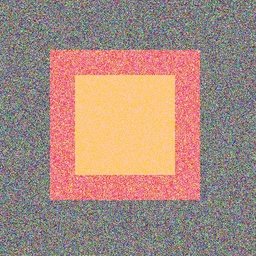
#> input picture data/food_002.jpg, 256 x 256 px, shrunk from 512 x 512 before the run, found by its file name; its folder holds only this picture in this run
$ python image_processor.py
#> lines starting #> are read from the running program, lines starting #| are printed output that depends on the picture
### src/filters.py
import numpy as np
from PIL import Image

def grayscale(image_np):
    """
    Convert RGB image to grayscale using the luminance formula.
    This formula accounts for human perception of color brightness.
    Formula: L = 0.299*R + 0.587*G + 0.114*B
    """
    if len(image_np.shape) == 3:
        weights = np.array([0.299, 0.587, 0.114])
        grayscale_img = np.dot(image_np[..., :3], weights)
        return grayscale_img.astype(np.uint8)
    return image_np

def gaussian_blur(image_np):
    """
    Apply a 3x3 Gaussian kernel for image smoothing/blurring.
    The kernel reduces high-frequency noise by averaging pixel values
    with their neighbors using Gaussian weights.
    """
    kernel = np.array([[1, 2, 1],
                       [2, 4, 2],
                       [1, 2, 1]]) / 16.0
    return apply_kernel(image_np, kernel)

def sobel_edge_detection(image_np):
    """
    Apply the Sobel operator to detect edges in the image.
    It calculates the gradient of the image intensity at each pixel.
    Uses two 3x3 kernels (Gx and Gy) to find horizontal and vertical changes.
    """
    # Convert to grayscale first if it's RGB as Sobel operates on intensity
    if len(image_np.shape) == 3:
        img = grayscale(image_np)
    else:
        img = image_np

    kx = np.array([[-1, 0, 1],
                   [-2, 0, 2],
                   [-1, 0, 1]])
    ky = np.array([[-1, -2, -1],
                   [ 0,  0,  0],
                   [ 1,  2,  1]])

    ix = apply_kernel(img, kx)
    iy = apply_kernel(img, ky)

    # Combine gradients
    gradient_magnitude = np.sqrt(ix.astype(float)**2 + iy.astype(float)**2)
    gradient_magnitude = (gradient_magnitude / gradient_magnitude.max() * 255).astype(np.uint8)
    return gradient_magnitude

def sharpen(image_np):
    """Enhance edges and details using a sharpening kernel."""
    kernel = np.array([[ 0, -1,  0],
                       [-1,  5, -1],
                       [ 0, -1,  0]])
    return apply_kernel(image_np, kernel)

def adjust_brightness(image_np, factor=1.5):
    """Increase or decrease image brightness."""
    brightened = image_np.astype(float) * factor
    return np.clip(brightened, 0, 255).astype(np.uint8)

def apply_kernel(image_np, kernel):
    """Generic 2D convolution for 3x3 kernels."""
    if len(image_np.shape) == 3:
        # Apply to each channel
        result = np.zeros_like(image_np)
        for i in range(3):
            result[..., i] = convolve2d(image_np[..., i], kernel)
        return result
    else:
        return convolve2d(image_np, kernel)

def convolve2d(image, kernel):
    """Simple 2D convolution."""
    h, w = image.shape
    kh, kw = kernel.shape
    pad_h, pad_w = kh // 2, kw // 2

    padded_img = np.pad(image, ((pad_h, pad_h), (pad_w, pad_w)), mode='edge')
    output = np.zeros_like(image)

    for i in range(h):
        for j in range(w):
            region = padded_img[i:i+kh, j:j+kw]
            output[i, j] = np.sum(region * kernel)

    return np.clip(output, 0, 255).astype(np.uint8)

### src/image_processor.py
import os
import time
import multiprocessing
from concurrent.futures import ProcessPoolExecutor
from PIL import Image
import numpy as np
import src.filters as filters

def process_single_image(args):
    """
    Process a single image by applying all filters in sequence.
    This function is designed to be used with parallel mapping.
    """
    img_path, output_dir = args
    try:
        # 1. Load image
        img = Image.open(img_path).convert('RGB')
        img_np = np.array(img)

        # 2. Apply Grayscale
        img_gray = filters.grayscale(img_np)

        # 3. Apply Gaussian Blur
        img_blur = filters.gaussian_blur(img_gray)

        # 4. Apply Sobel Edge Detection
        img_edge = filters.sobel_edge_detection(img_blur)

        # 5. Apply Sharpening
        img_sharpen = filters.sharpen(img_edge)

        # 6. Apply Brightness Adjustment
        img_final = filters.adjust_brightness(img_sharpen, factor=1.2)

        # 7. Save result
        filename = os.path.basename(img_path)
        output_path = os.path.join(output_dir, f"processed_{filename}")

        # Convert back to PIL Image to save
        result_img = Image.fromarray(img_final)
        result_img.save(output_path)
        return True
    except Exception as e:
        print(f"Error processing {img_path}: {e}")
        return False

def run_sequential(image_paths, output_dir):
    start_time = time.time()
    results = []
    for path in image_paths:
        results.append(process_single_image((path, output_dir)))
#> in process_single_image, img is the input picture: PIL image 256x256 RGB; mean R, G, B 167.1, 138.4, 127.7
#> in grayscale, `grayscale_img = np.dot(image_np[..., :3], weights)`:
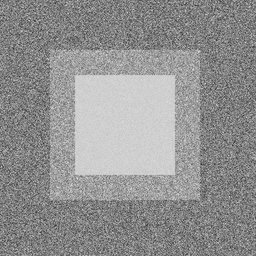
#> grayscale_img: shape (256, 256) float64; min 47.07, max 218.6, mean 145.8
#> after the loop in convolve2d (call 2), `for i in range(h):`:
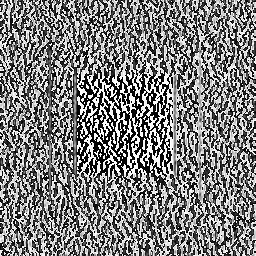
#> output: shape (256, 256); min 0, max 255, mean 126
#> after the loop in convolve2d (call 3), `for i in range(h):`:
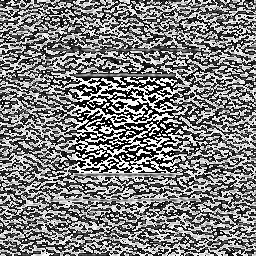
#> output: shape (256, 256); min 0, max 255, mean 125.5
#> in sobel_edge_detection, `gradient_magnitude = np.sqrt(ix.astype(float)**2 + iy.astype(float)**2)`:
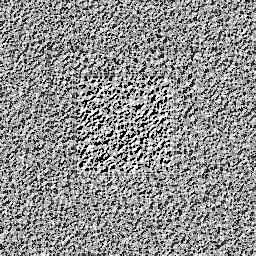
#> gradient_magnitude: shape (256, 256) float64; min 0, max 360.6, mean 204; drawn with min black and max white
#> in convolve2d (call 4), `padded_img = np.pad(image, ((pad_h, pad_h), (pad_w, pad_w)), mode='edg..`:
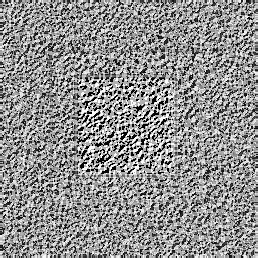
#> padded_img: shape (258, 258); min 0, max 255, mean 143.8
#> after the loop in convolve2d (call 4), `for i in range(h):`:
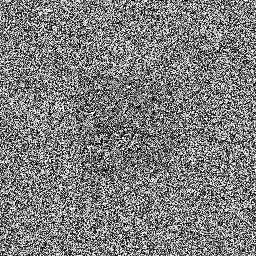
#> output: shape (256, 256); min 0, max 255, mean 125.4
#> in adjust_brightness, `return np.clip(brightened, 0, 255).astype(np.uint8)`:
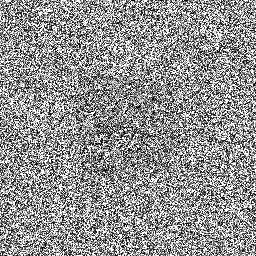
#> returned value: shape (256, 256); min 0, max 255, mean 145.8
    end_time = time.time()
    return end_time - start_time

def run_multiprocessing(image_paths, output_dir, num_processes):
    start_time = time.time()
    args = [(path, output_dir) for path in image_paths]
    with multiprocessing.Pool(processes=num_processes) as pool:
        results = pool.map(process_single_image, args)
    end_time = time.time()
    return end_time - start_time

def run_concurrent_futures(image_paths, output_dir, num_workers):
    start_time = time.time()
    args = [(path, output_dir) for path in image_paths]
    with ProcessPoolExecutor(max_workers=num_workers) as executor:
        results = list(executor.map(process_single_image, args))
    end_time = time.time()
    return end_time - start_time

if __name__ == "__main__":
    # Simple test run
    data_dir = "data"
    output_dir = "output"
    if not os.path.exists(output_dir):
        os.makedirs(output_dir)

    image_paths = [os.path.join(data_dir, f) for f in os.listdir(data_dir) if f.endswith(('.jpg', '.jpeg', '.png'))]

    print(f"Found {len(image_paths)} images.")

    print("Running Sequential...")
    t_seq = run_sequential(image_paths, output_dir)
    print(f"Sequential Time: {t_seq:.4f}s")

    print(f"Running Multiprocessing (4 processes)...")
    t_mp = run_multiprocessing(image_paths, output_dir, 4)
    print(f"Multiprocessing Time: {t_mp:.4f}s")

    print(f"Running Concurrent.Futures (4 workers)...")
    t_cf = run_concurrent_futures(image_paths, output_dir, 4)
    print(f"Concurrent.Futures Time: {t_cf:.4f}s")
